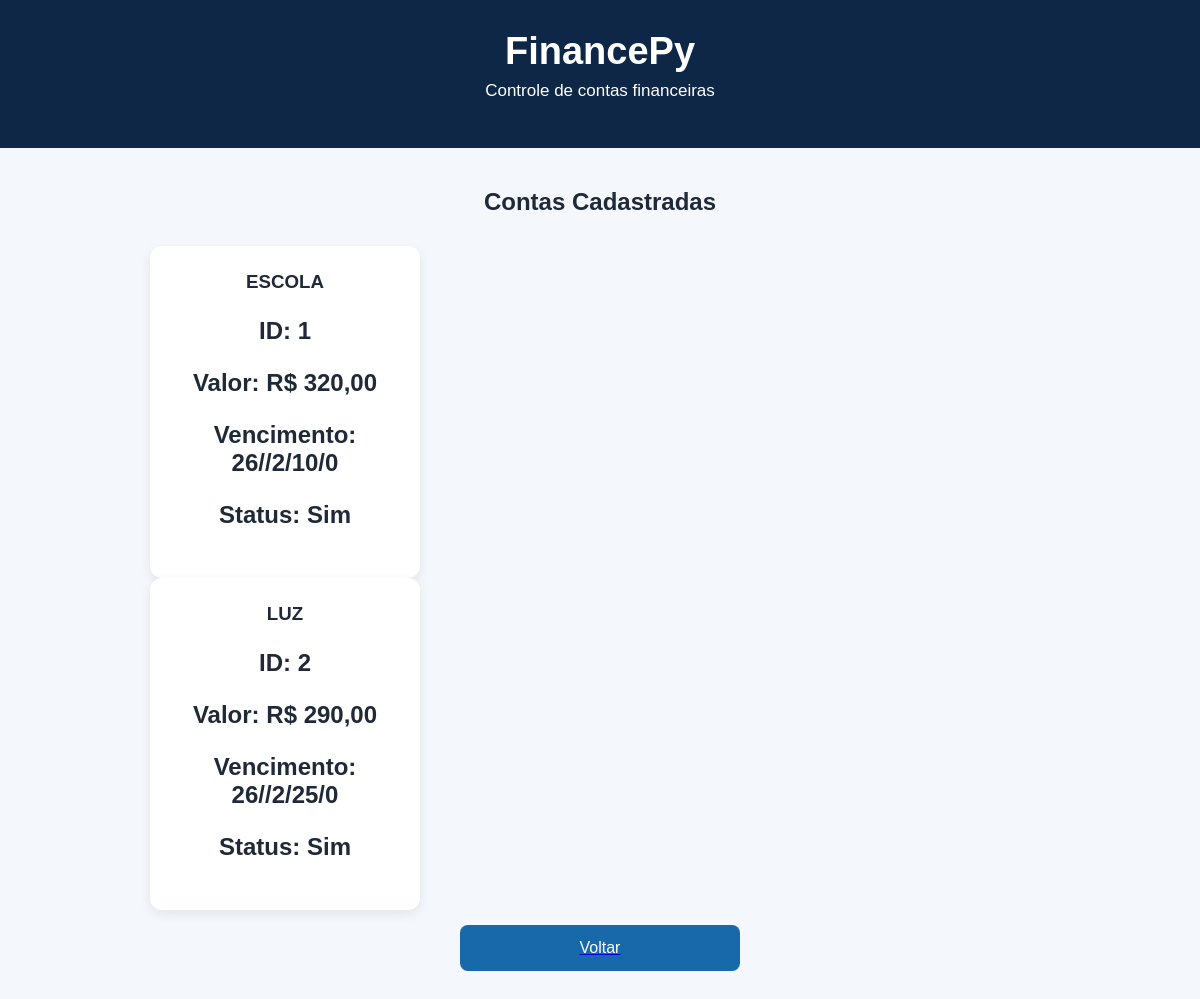
Page /listar on the earlier database version.
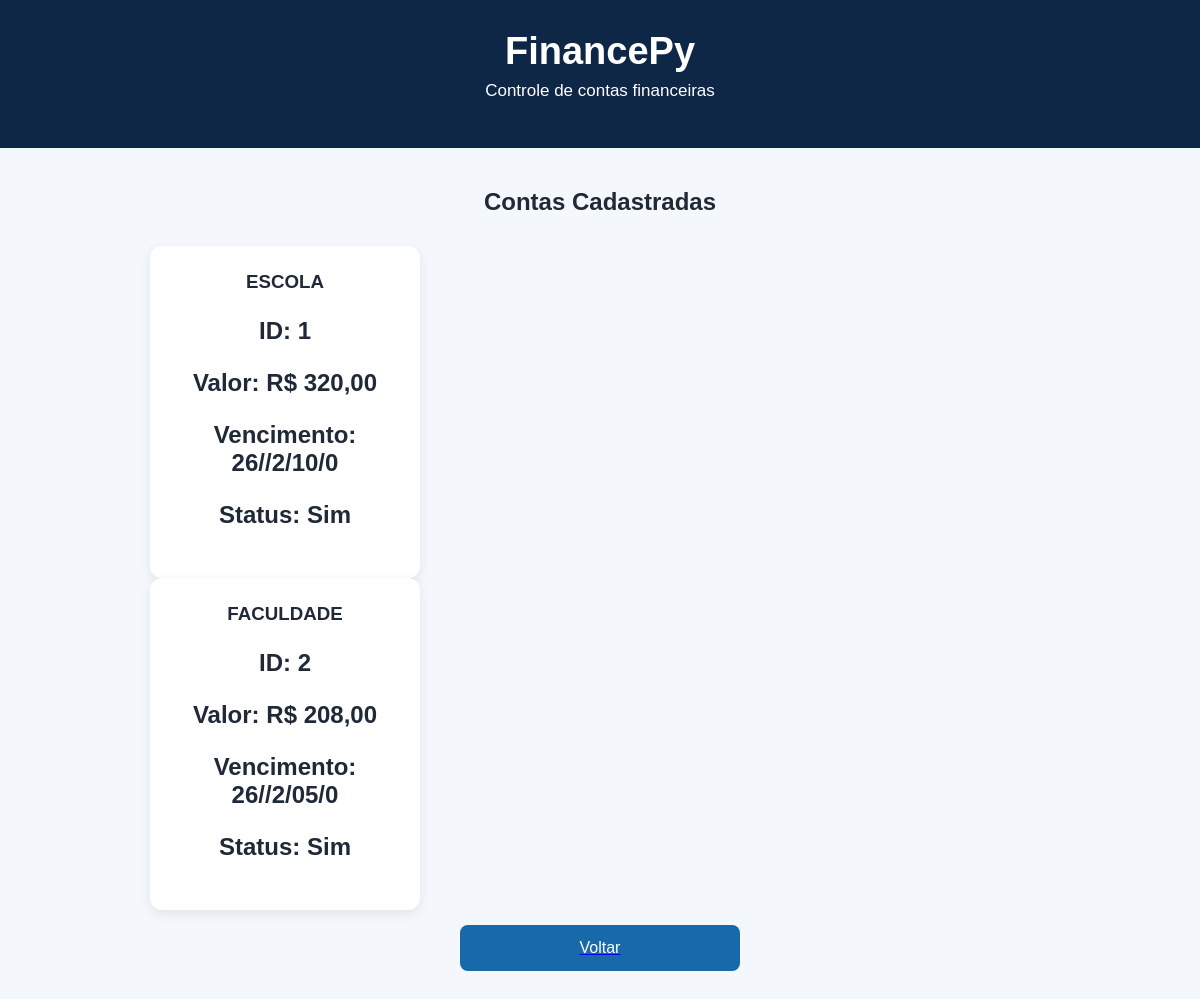
Same page on the later database version.
### tables this page shows
CREATE TABLE contas(
    id INTEGER PRIMARY KEY AUTOINCREMENT,
    nome TEXT NOT NULL,
    valor REAL NOT NULL,
    vencimento TEXT NOT NULL,
    paga TEXT NOT NULL
);

### app.py (the view)
@app.route("/listar")
def listar():
    conexao = sqlite3.connect("financepy.db")
    cursor = conexao.cursor()
    cursor.execute("""
        SELECT id, nome, valor, vencimento, paga
        FROM contas
        ORDER BY id
    """)
    contas = cursor.fetchall()
    conexao.close()
    return render_template("listar.html", contas=contas)

### templates/listar.html (shortened to what this page needs)
<!DOCTYPE html>
<html lang="pt-BR">
<head>
    <link rel="stylesheet" href="{{ url_for('static', filename='style.css') }}">
</head>
<body>
    <header>
        <h1>FinancePy</h1>
        <p>Controle de contas financeiras</p>
    </header>
    <main>
        <section class="dashboard">
            <h2>Contas Cadastradas</h2>
            <div class="lista-contas">
    {% for conta in contas %}
        <div class="card">
            <h3>{{ conta[1] }}</h3>
            <p><strong>ID:</strong> {{ conta[0] }}</p>
            <p><strong>Valor:</strong> R$ {{ "%.2f"|format(conta[2])|replace(".", ",") }}</p>
            <p><strong>Vencimento:</strong> {{ conta[3][8:10] }}/{{ conta[3][5:7] }}/{{ conta[3][0:4] }}</p>
            <p><strong>Status:</strong> {{ conta[4] }}</p>
        </div>
    {% endfor %}
</div>
        <a href="/">
            <button type="button">Voltar</button>
        </a>
        </section>
    </main>
</body>
</html>

Differences in the rows shown:
changed contas id 2: nome "LUZ" → "FACULDADE"; valor "290,00" → "208,00"; vencimento "25/0" → "05/0"
